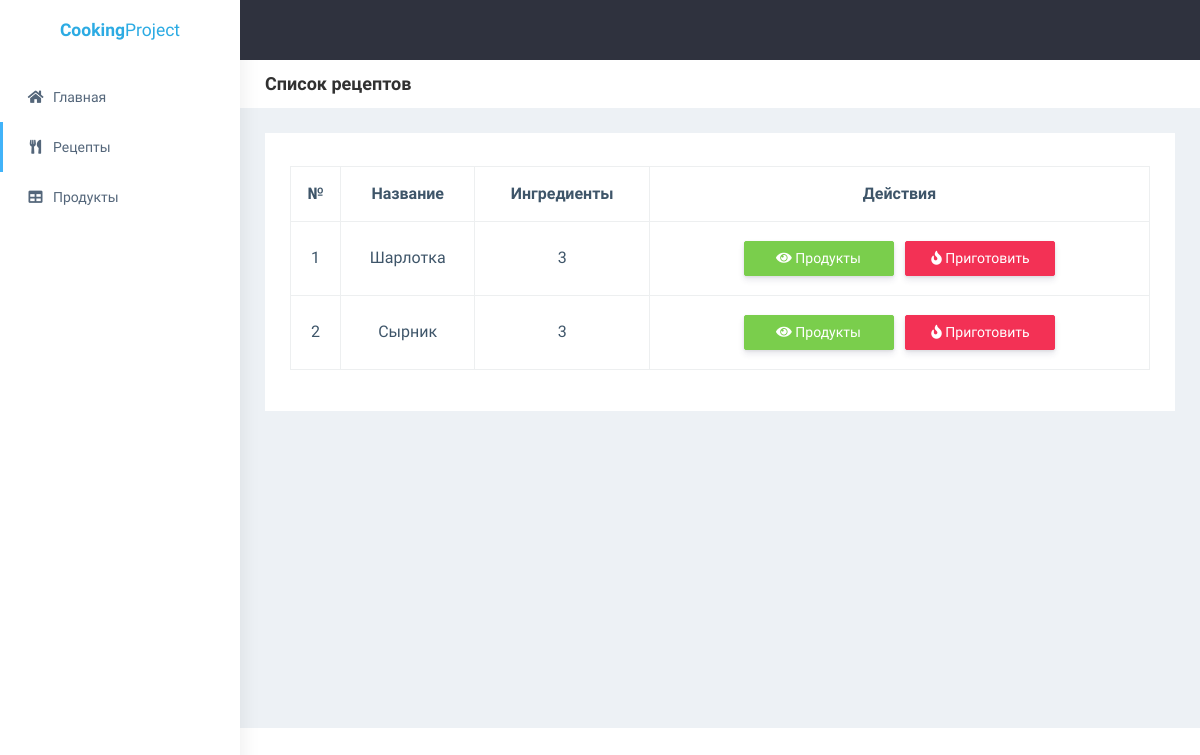
Screenshot of /recipe with the database file from the repository.
### app/models/recipe.py (models this page shows, shortened)
class Recipe(BaseModel):
    name = models.CharField(max_length=512)
    class Meta:
        verbose_name = 'Рецепт'
        verbose_name_plural = 'Рецепты'

### app/views/recipe.py (the view)
# urls.py: path('recipe', views.recipe.recipe_list, name='recipe_list'),
def recipe_list(request):
    recipes = Recipe.objects.all()
    return render(request, 'app/recipe/list.html', {
        'recipes': recipes
    })

### app/templates/app/recipe/list.html (shortened to what this page needs)
{% extends 'base.html' %}
{% block header_title %}
    Список рецептов
{% endblock %}
{% block content %}
    <table class="table text-center table-bordered table-sm align-middle">
        <thead>
        <tr>
            <th style="width: 50px">№</th>
            <th>Название</th>
            <th>Ингредиенты</th>
            <th>
                Действия
            </th>
        </tr>
        </thead>
        <tbody>
        {% for recipe in recipes %}
            <tr>
                <td>{{ forloop.counter }}</td>
                <td>{{ recipe.name }}</td>
                <td>{{ recipe.ingredients.count }}</td>
                <td>
                    <a href="{% url 'app:recipe_detail' recipe.id %}" class="btn btn-success text-white m-1" style="width: 150px">
                        <i class="fa fa-eye"></i>
                        Продукты
                    </a>
                    <a href="{% url 'app:cook_recipe' recipe.id %}" class="btn btn-danger text-white m-1" style="width: 150px">
                        <i class="fa fa-fire"></i>
                        Приготовить
                    </a>
                </td>
            </tr>
        {% endfor %}
        </tbody>
    </table>
{% endblock %}

### rows the page displays
Recipe: name "Шарлотка", ingredients.count "3"
Recipe: name "Сырник", ingredients.count "3"
